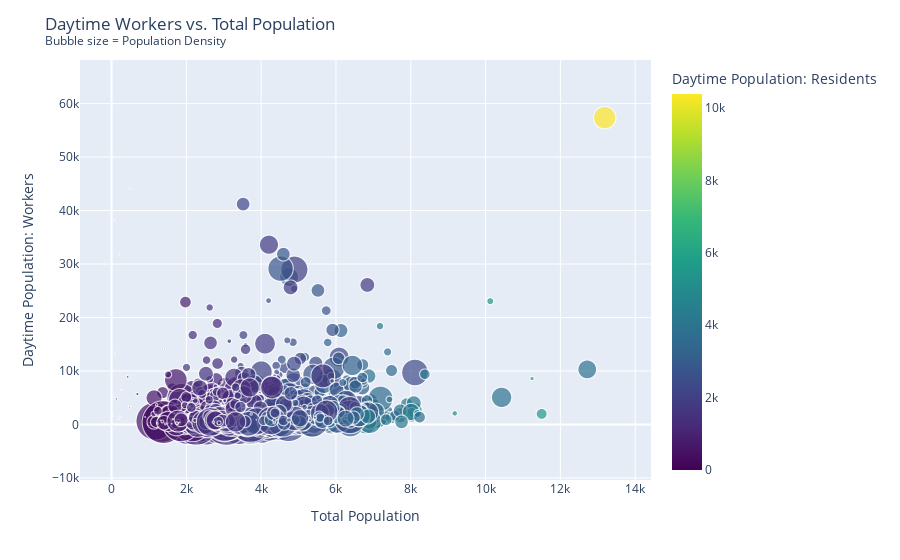

Write notebook code for a chart like this one.
### Markdown cell above
#### This scatter plot compares total population and daytime workers by census tract, with bubble size representing population density and color indicating the daytime resident population.

### Code cell
fig = px.scatter(subsetData,
                 x='Total Population',
                 y='Daytime Population: Workers',
                 size='Population Density',
                 color='Daytime Population: Residents',
                 color_continuous_scale='Viridis',
                 hover_name='FIPS',  
                 size_max=50)

fig.update_layout(title='Daytime Workers vs. Total Population<br><sup>Bubble size = Population Density</sup>',
                  xaxis_title='Total Population',
                  yaxis_title='Daytime Population: Workers')

fig.show()

### Figure 1 — Plotly figure (JSON) as saved in the notebook; plotly's stock layout.template omitted (floating-point values rounded to 4 significant figures; data arrays with more than 128 entries replaced by an {"elided": "..."} marker saying what was removed)
{"data": [{"hovertemplate": "<b>%{hovertext}</b><br><br>Total Population=%{x}<br>Daytime Population: Workers=%{y}<br>Population Density=%{marker.size}<br>Daytime Population: Residents=%{marker.color}<extra></extra>", "hovertext": {"elided": "2533 str values"}, "legendgroup": "", "marker": {"color": {"elided": "2533 int values"}, "coloraxis": "coloraxis", "size": {"elided": "2533 float values"}, "sizemode": "area", "sizeref": 42.54, "symbol": "circle"}, "mode": "markers", "name": "", "showlegend": false, "type": "scattergl", "x": {"elided": "2533 int values"}, "xaxis": "x", "y": {"elided": "2533 int values"}, "yaxis": "y"}], "layout": {"autosize": true, "coloraxis": {"colorbar": {"title": {"text": "Daytime Population: Residents"}}, "colorscale": [[0, "#440154"], [0.1111, "#482878"], [0.2222, "#3e4989"], [0.3333, "#31688e"], [0.4444, "#26828e"], [0.5556, "#1f9e89"], [0.6667, "#35b779"], [0.7778, "#6ece58"], [0.8889, "#b5de2b"], [1, "#fde725"]]}, "legend": {"itemsizing": "constant", "tracegroupgap": 0}, "margin": {"t": 60}, "title": {"text": "Daytime Workers vs. Total Population<br><sup>Bubble size = Population Density</sup>"}, "xaxis": {"anchor": "y", "autorange": true, "domain": [0, 1], "range": [-831.6, 14370.0], "title": {"text": "Total Population"}, "type": "linear"}, "yaxis": {"anchor": "x", "autorange": true, "domain": [0, 1], "range": [-19450.0, 69310.0], "title": {"text": "Daytime Population: Workers"}, "type": "linear"}}}
